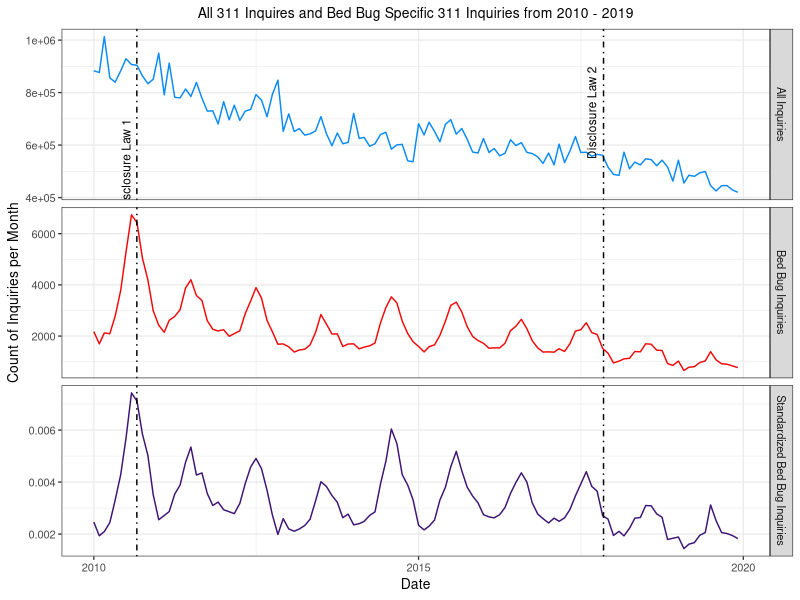

Source code (R):
#code and databases used to create Figure 1 

library(ggplot2)
library(dplyr)
library(tidyverse)
library(lubridate)

month_311 <- read.csv("month_311_calls_all_2010_2019_RD.csv")
BB_month_311 <- read.csv("month_311_calls_BB_2010_2019_RD.csv")

BB_month_311$type <- "Bed Bug Inquiries"
month_311$type <- "All Inquiries"

stan <- BB_month_311$count/month_311$count

stan <- as.data.frame(stan)
names(stan)[names(stan) == "stan"] <- "count"

stan$type <- "Standardized Bed Bug Inquiries"
stan$C_Month_Year <- as.factor(BB_month_311$C_Month_Year)

BB_month_311 <- BB_month_311[c(5,7,6)]
month_311 <- month_311[c(4,6,5)]

all <- rbind(BB_month_311, month_311, stan)

#struturing Date 

all <- all %>% separate(C_Month_Year, 
                c("Month", "Day", "Year"))
all$Year <- as.numeric(all$Year) 
all$Day <- as.numeric(all$Day) 
all$Month <- as.numeric(all$Month) 
all$Year <- all$Year + 2000 

all <- all %>% mutate(C_Month_Year = as_date(paste(Year, Month, Day, sep="-")))

#plotting 

mycols <- c("#0a8bf5", "#f20a0a", "#3e1475")

#Figure 1 including standardized 
tiff("figure_1_bb.tiff", units="in", width=7, height=7, res=1000)
# insert ggplot code
g <- ggplot(all) +
  geom_line(aes(x = C_Month_Year, y = count, color = type)) +
  scale_color_manual(values = mycols) + 
  geom_vline(xintercept = as.numeric(as.Date("2010-08-31")), linetype=4) +
  geom_vline(xintercept = as.numeric(as.Date("2017-11-6")), linetype=4) +
  facet_grid(type ~ ., scales = "free_y") +
  theme(strip.background = element_blank(),
        axis.title.y = element_blank(),
        strip.text = element_text(size = rel(1))) +
  guides(color = FALSE) +
  labs(x = "Date", y = "Count of Inquiries per Month") +
  theme_bw(base_size = 10) +
  ggtitle("All 311 Inquires and Bed Bug Specific 311 Inquiries from 2010 - 2019") +
  theme(plot.title = element_text(hjust = 0.5)) +
  theme(plot.title = element_text(size = 10)) 

ann_text <- data.frame(C_Month_Year = c("2010-07-1", "2017-09-1") , count = c(7e+05, 9e+05),
                       type = factor("All Inquiries",levels = c("All Inquiries", "Bed Bug Inquiries", "Standardized Bed Bug Inquires")),
                       label=c("Disclosure Law 1", "Disclosure Law 2"))

g + geom_text(data = ann_text, aes(x = as.Date(C_Month_Year, "%Y-%m-%d"), y = count), label=ann_text$label,
              angle = 90, hjust = 1, size = 3)

label_text <- data.frame(C_Month_Year = c("2010-07-1", "2017-09-1") , count = c(7e+05, 9e+05),
                         type = factor("All Inquiries",levels = c("All Inquiries", "Bed Bug Inquiries")),
                         label=c("Disclosure Law 1", "Disclosure Law 2"))

dev.off()
